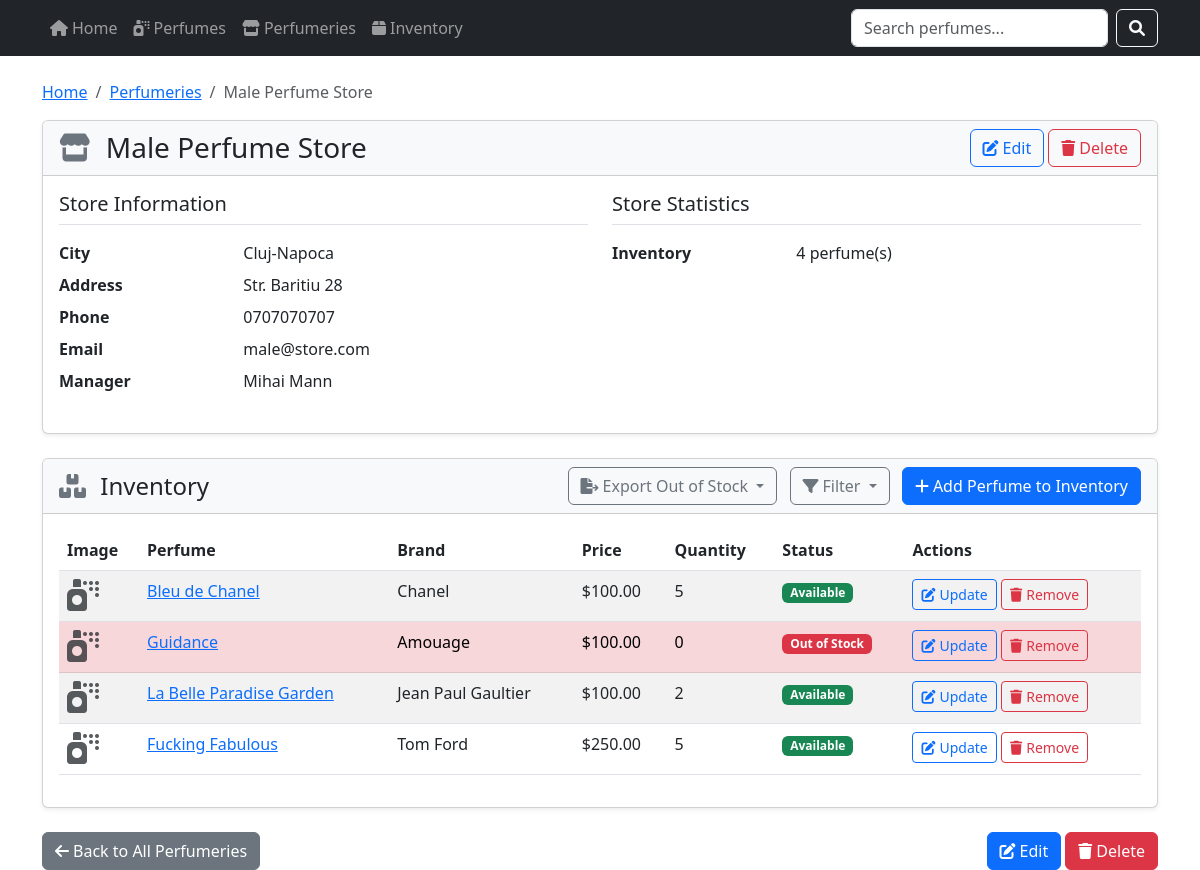
The page /perfumeries/1 on the database its author committed.
### models/db_models.py (models this page shows, shortened)
class Perfumery(Base):
    __tablename__ = "perfumeries"
    id = Column(Integer, primary_key=True, index=True)
    name = Column(String(100), nullable=False)
    address = Column(String(255), nullable=False)
    city = Column(String(100), nullable=False)
    phone = Column(String(20))
    email = Column(String(100))
    manager_name = Column(String(100))
    inventories = relationship("Inventory", back_populates="perfumery", cascade="all, delete-orphan")

class Perfume(Base):
    __tablename__ = "perfumes"
    id = Column(Integer, primary_key=True, index=True)
    name = Column(String(100), nullable=False, index=True)
    brand = Column(String(100), nullable=False, index=True)
    description = Column(Text)
    price = Column(Float, nullable=False)
    volume_ml = Column(Integer)
    concentration = Column(String(50))
    gender = Column(String(20))
    image_path = Column(String(255))
    inventories = relationship("Inventory", back_populates="perfume", cascade="all, delete-orphan")

### views/perfumery_views.py (the view)
def show_perfumery(perfumery_id):
    db = next(get_db())
    view = FlaskPerfumeryDetailView()
    presenter = PerfumeryDetailPresenter(db, view)
    return presenter.show_perfumery(perfumery_id)

### database.py (called while the page is built)
def get_db():
    db = SessionLocal()
    try:
        yield db
    finally:
        db.close()

### models/repository/inventory_repository.py (called while the page is built)
    def get_all_by_perfumery(self, perfumery_id: int, skip: int = 0, limit: int = 100) -> List[Inventory]:
        return self.db.query(Inventory).filter(
            Inventory.perfumery_id == perfumery_id
        ).offset(skip).limit(limit).all()

### models/repository/perfumery_repository.py (called while the page is built)
    def get_by_id(self, perfumery_id: int) -> Optional[Perfumery]:
        return self.db.query(Perfumery).filter(Perfumery.id == perfumery_id).first()

### presenters/perfumery_detail_presenter.py (called while the page is built)
    def show_perfumery(self, perfumery_id: int):
        try:
            perfumery = self.perfumery_repository.get_by_id(perfumery_id)
            if not perfumery:
                self.view.display_error("Perfumery not found")
                return self.view.redirect_to_list()
            inventory = self.inventory_repository.get_all_by_perfumery(perfumery_id)
            perfumery_data = self._convert_perfumery_to_dict(perfumery)
            inventory_data = [self._convert_inventory_to_dict(inv) for inv in inventory]
            return self.view.display_perfumery(perfumery_data, inventory_data)
        except Exception as e:
            self.view.display_error(str(e))
            return self.view.redirect_to_list()

    def _convert_perfumery_to_dict(self, perfumery) -> Dict[str, Any]:
        return {
            'id': perfumery.id,
            'name': perfumery.name,
            'address': perfumery.address,
            'city': perfumery.city,
            'phone': perfumery.phone,
            'email': perfumery.email,
            'manager_name': perfumery.manager_name
        }

    def _convert_inventory_to_dict(self, inventory) -> Dict[str, Any]:
        image_url = None
        if inventory.perfume.image_path:
            image_url = f"/static/images/perfumes/{os.path.basename(inventory.perfume.image_path)}"
        return {
            'id': inventory.id,
            'perfume_id': inventory.perfume.id,
            'perfume_name': inventory.perfume.name,
            'perfume_brand': inventory.perfume.brand,
            'perfume_price': inventory.perfume.price,
            'quantity': inventory.quantity,
            'is_available': inventory.is_available,
            'image_path': image_url
        }

### views/flask_views.py (called while the page is built)
    def display_perfumery(self, perfumery: Dict[str, Any], inventory: List[Dict[str, Any]]) -> None:
        return render_template('perfumeries/detail.html',
                               perfumery=perfumery,
                               inventory=inventory)

### views/templates/perfumeries/detail.html (shortened to what this page needs)
{% extends "layout.html" %}
{% block content %}
<nav aria-label="breadcrumb">
  <ol class="breadcrumb">
    <li class="breadcrumb-item"><a href="{{ url_for('home') }}">Home</a></li>
    <li class="breadcrumb-item"><a href="{{ url_for('list_perfumeries') }}">Perfumeries</a></li>
    <li class="breadcrumb-item active" aria-current="page">{{ perfumery.name }}</li>
  </ol>
</nav>
<div class="card mb-4 shadow-sm">
    <div class="card-header bg-light">
        <div class="d-flex justify-content-between align-items-center">
            <h1 class="h3 mb-0">
                <i class="fas fa-store me-2 text-secondary"></i>
                {{ perfumery.name }}
            </h1>
            <div>
                <a href="{{ url_for('edit_perfumery_form', perfumery_id=perfumery.id) }}" class="btn btn-outline-primary">
                    <i class="fas fa-edit me-1"></i>Edit
                </a>
                <button type="button" class="btn btn-outline-danger" data-bs-toggle="modal" data-bs-target="#deleteModal">
                    <i class="fas fa-trash me-1"></i>Delete
                </button>
            </div>
        </div>
    </div>
    <div class="card-body">
        <div class="row">
            <div class="col-md-6">
                <h5 class="border-bottom pb-2 mb-3">Store Information</h5>
                <dl class="row">
                    <dt class="col-sm-4">City</dt>
                    <dd class="col-sm-8">{{ perfumery.city }}</dd>
                    <dt class="col-sm-4">Address</dt>
                    <dd class="col-sm-8">{{ perfumery.address }}</dd>
                    {% if perfumery.phone %}
                    <dt class="col-sm-4">Phone</dt>
                    <dd class="col-sm-8">{{ perfumery.phone }}</dd>
                    {% endif %}
                    {% if perfumery.email %}
                    <dt class="col-sm-4">Email</dt>
                    <dd class="col-sm-8">{{ perfumery.email }}</dd>
                    {% endif %}
                    {% if perfumery.manager_name %}
                    <dt class="col-sm-4">Manager</dt>
                    <dd class="col-sm-8">{{ perfumery.manager_name }}</dd>
                    {% endif %}
                </dl>
            </div>
            <div class="col-md-6">
                <h5 class="border-bottom pb-2 mb-3">Store Statistics</h5>
                <dl class="row">
                    <dt class="col-sm-4">Inventory</dt>
                    <dd class="col-sm-8">
                        {% if inventory %}
                            {{ inventory|length }} perfume(s)
                        {% else %}
                            No products in inventory
                        {% endif %}
                    </dd>
                </dl>
            </div>
        </div>
    </div>
</div>
<div class="card shadow-sm mt-4">
    <div class="card-header bg-light">
        <div class="d-flex justify-content-between align-items-center">
            <h2 class="h4 mb-0">
                <i class="fas fa-boxes me-2 text-secondary"></i>
                Inventory
            </h2>
            <div>
                <div class="dropdown d-inline-block me-2">
                    <button class="btn btn-outline-secondary dropdown-toggle" type="button" id="exportDropdown" data-bs-toggle="dropdown" aria-expanded="false">
                        <i class="fas fa-file-export me-1"></i>Export Out of Stock
                    </button>
                </div>
                <div class="dropdown d-inline-block me-2">
                    <button class="btn btn-outline-secondary dropdown-toggle" type="button" id="filterDropdown" data-bs-toggle="dropdown" aria-expanded="false">
                        <i class="fas fa-filter me-1"></i>Filter
                    </button>
                </div>
                <a href="{{ url_for('new_inventory_form') }}" class="btn btn-primary">
                    <i class="fas fa-plus me-1"></i>Add Perfume to Inventory
                </a>
            </div>
        </div>
    </div>
    <div class="card-body">
        {% if inventory %}
        <div class="table-responsive">
            <table class="table table-striped table-hover">
                <thead>
                    <tr>
                        <th>Image</th>
                        <th>Perfume</th>
                        <th>Brand</th>
                        <th>Price</th>
                        <th>Quantity</th>
                        <th>Status</th>
                        <th>Actions</th>
                    </tr>
                </thead>
                <tbody>
                    {% for item in inventory %}
                    <tr {% if not item.is_available %}class="table-danger"{% endif %}>
                        <td style="width: 80px;">
                            {% if item.image_url %}
                                <img src="{{ item.image_url }}"
                                     class="img-thumbnail" alt="{{ item.perfume_name }}" style="max-height: 60px;">
                            {% else %}
                                <i class="fas fa-spray-can fa-2x text-muted"></i>
                            {% endif %}
                        </td>
                        <td>
                            <a href="{{ url_for('show_perfume', perfume_id=item.perfume_id) }}">{{ item.perfume_name }}</a>
                        </td>
                        <td>{{ item.perfume_brand }}</td>
                        <td>${{ "%.2f"|format(item.perfume_price) }}</td>
                        <td>{{ item.quantity }}</td>
                        <td>
                            {% if item.is_available %}
                                <span class="badge bg-success">Available</span>
                            {% else %}
                                <span class="badge bg-danger">Out of Stock</span>
                            {% endif %}
                        </td>
                        <td>
                            <a href="{{ url_for('edit_inventory_form', inventory_id=item.id) }}" class="btn btn-sm btn-outline-primary">
                                <i class="fas fa-edit me-1"></i>Update
                            </a>
                            <button type="button" class="btn btn-sm btn-outline-danger" data-bs-toggle="modal" data-bs-target="#deleteInventoryModal{{ item.id }}">
                                <i class="fas fa-trash me-1"></i>Remove
                            </button>
                        </td>
                    </tr>
                    {% endfor %}
                </tbody>
            </table>
        </div>
        {% else %}
        <div class="alert alert-info">
            <i class="fas fa-info-circle me-2"></i>
            No perfumes in inventory for this perfumery.
            <a href="{{ url_for('new_inventory_form') }}" class="alert-link">Add perfumes to inventory</a>.
        </div>
        {% endif %}
    </div>
</div>
<div class="d-flex justify-content-between mt-4">
    <a href="{{ url_for('list_perfumeries') }}" class="btn btn-secondary">
        <i class="fas fa-arrow-left me-1"></i>Back to All Perfumeries
    </a>
    <div>
        <a href="{{ url_for('edit_perfumery_form', perfumery_id=perfumery.id) }}" class="btn btn-primary">
            <i class="fas fa-edit me-1"></i>Edit
        </a>
        <button type="button" class="btn btn-danger" data-bs-toggle="modal" data-bs-target="#deleteModal">
            <i class="fas fa-trash me-1"></i>Delete
        </button>
    </div>
</div>
{% endblock %}

### views/templates/layout.html (shortened to what this page needs)
<!DOCTYPE html>
<html lang="en">
<head>
    <link rel="stylesheet" href="https://cdnjs.cloudflare.com/ajax/libs/bootstrap/5.3.0/css/bootstrap.min.css">
    <link rel="stylesheet" href="https://cdnjs.cloudflare.com/ajax/libs/font-awesome/6.0.0/css/all.min.css">
</head>
<body>
<nav class="navbar navbar-expand-lg navbar-dark bg-dark mb-4">
    <div class="container">
        <div class="collapse navbar-collapse" id="navbarNav">
            <ul class="navbar-nav">
                <li class="nav-item">
                    <a class="nav-link" href="{{ url_for('home') }}">
                        <i class="fas fa-home me-1"></i>Home
                    </a>
                </li>
                <li class="nav-item">
                    <a class="nav-link" href="{{ url_for('list_perfumes') }}">
                        <i class="fas fa-spray-can me-1"></i>Perfumes
                    </a>
                </li>
                <li class="nav-item">
                    <a class="nav-link" href="{{ url_for('list_perfumeries') }}">
                        <i class="fas fa-store me-1"></i>Perfumeries
                    </a>
                </li>
                <li class="nav-item">
                    <a class="nav-link" href="{{ url_for('new_inventory_form') }}">
                        <i class="fas fa-box me-1"></i>Inventory
                    </a>
                </li>
            </ul>
            <form class="d-flex ms-auto" action="{{ url_for('search_perfumes') }}" method="get">
                <input class="form-control me-2" type="search" placeholder="Search perfumes..." name="query" required>
                <button class="btn btn-outline-light" type="submit">
                    <i class="fas fa-search"></i>
                </button>
            </form>
        </div>
    </div>
</nav>
<div class="container">
    {% block content %}{% endblock %}
</div>
</body>
</html>

### rows shown on the page
Perfumery: name "Male Perfume Store", city "Cluj-Napoca", address "Str. Baritiu 28", phone "0707070707", email "male@store.com", manager_name "Mihai Mann"
Perfume: perfume_name "Bleu de Chanel", perfume_brand "Chanel", perfume_price "100.00", quantity "5", shows "Available"
Perfume: perfume_name "Guidance", perfume_brand "Amouage", perfume_price "100.00", quantity "0", shows "Out of Stock"
Perfume: perfume_name "La Belle Paradise Garden", perfume_brand "Jean Paul Gaultier", perfume_price "100.00", quantity "2", shows "Available"
Perfume: perfume_name "Fucking Fabulous", perfume_brand "Tom Ford", perfume_price "250.00", quantity "5", shows "Available"

### other values the page prints
{{ inventory|length }} "4"
